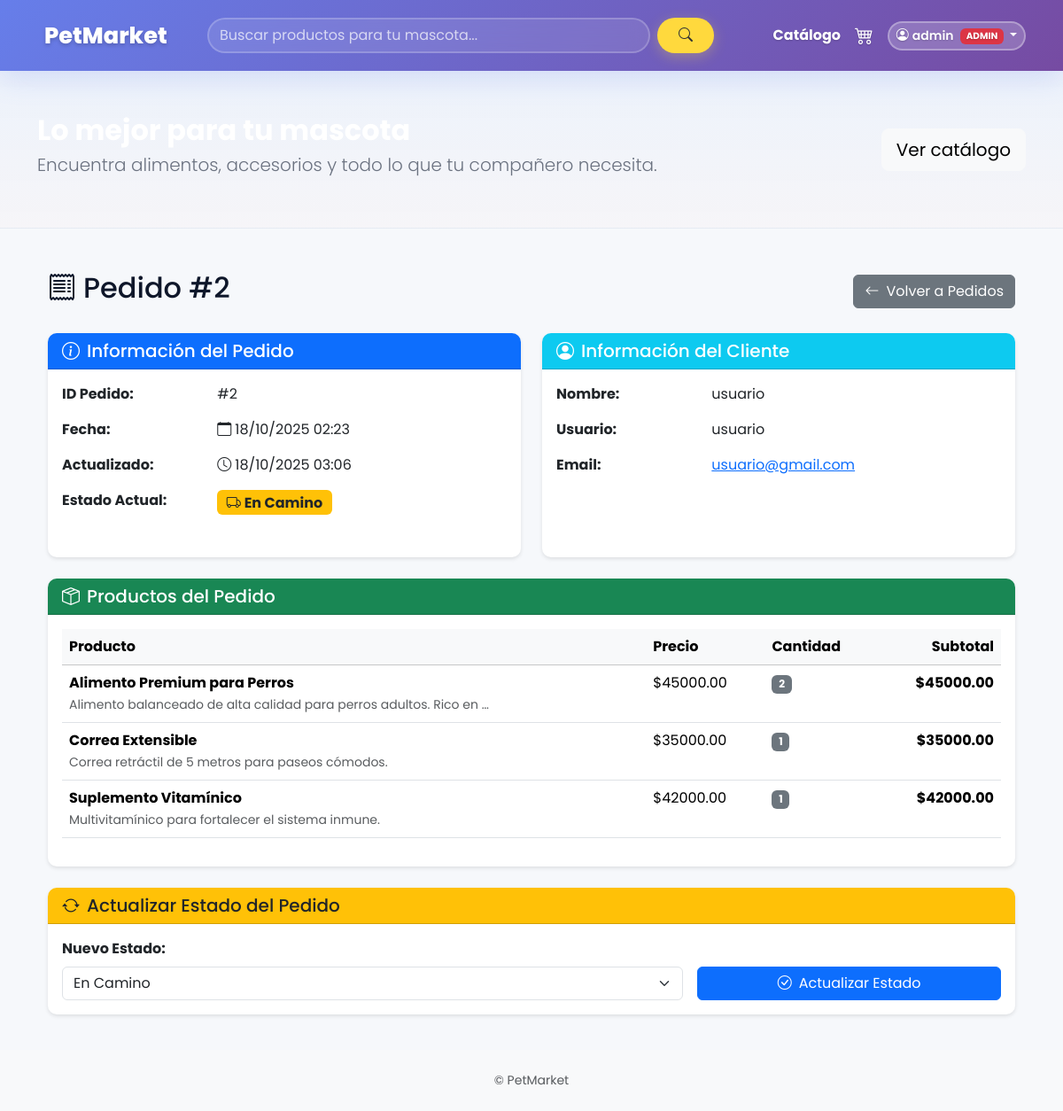
/empleados/pedido/2/ (signed in), run on the app's committed database.
### accounts/models.py (models this page shows)
class CustomUser(AbstractUser):
    ROLE_CHOICES = (
        ('admin', 'Administrador'),
        ('empleado', 'Empleado'),
        ('cliente', 'Cliente'),
    )
    role = models.CharField(max_length=20, choices=ROLE_CHOICES, default='cliente')

### pedidos/models.py (models this page shows, shortened)
class Pedido(models.Model):
	ESTADO_CHOICES = [
		("sin_entregar", "Sin entregar"),
		("en_camino", "En camino"),
		("entregado", "Entregado"),
	]
	user = models.ForeignKey(settings.AUTH_USER_MODEL, on_delete=models.CASCADE, related_name="pedidos")
	productos = models.ManyToManyField(Producto, through="PedidoItem")
	estado = models.CharField(max_length=20, choices=ESTADO_CHOICES, default="sin_entregar")
	creado_por_empleado = models.BooleanField(default=False)
	creado_en = models.DateTimeField(auto_now_add=True)
	actualizado_en = models.DateTimeField(auto_now=True)

class PedidoItem(models.Model):
	pedido = models.ForeignKey(Pedido, on_delete=models.CASCADE, related_name="items")
	producto = models.ForeignKey(Producto, on_delete=models.CASCADE)
	cantidad = models.PositiveIntegerField(default=1)

### productos/models.py (models this page shows, shortened)
class Producto(models.Model):
    nombre = models.CharField(max_length=100)
    descripcion = models.TextField()
    precio = models.DecimalField(max_digits=10, decimal_places=2)
    stock = models.PositiveIntegerField()
    image = models.ImageField(upload_to='productos/', null=True, blank=True)
    categoria = models.ForeignKey(Categoria, null=True, blank=True, on_delete=models.SET_NULL)

### empleados/views.py (the view)
# urls.py: path('pedido/<int:pk>/', pedido_detail, name='pedido_detail'),
@login_required
def pedido_detail(request, pk):
    role = getattr(request.user, 'role', None)
    if not (request.user.is_superuser or role in ['empleado', 'admin']):
        return HttpResponseForbidden("No autorizado")
    pedido = get_object_or_404(
        Pedido.objects.select_related('user').prefetch_related('items__producto'),
        pk=pk
    )
    return render(request, 'empleados/pedido_detail.html', {'pedido': pedido})

### petmarket/context_processors.py (called while the page is built)
def cart_count(request):
    cart = request.session.get('cart', {})
    count = sum(cart.values()) if isinstance(cart, dict) else 0
    return {'cart_count': count}

### templates/empleados/pedido_detail.html (shortened to what this page needs)
{% extends "base.html" %}
{% load static %}
{% block content %}
<div class="container mt-4">
    <div class="row">
        <div class="col-12">
            <div class="d-flex justify-content-between align-items-center mb-4">
                <h2><i class="bi bi-receipt me-2"></i>Pedido #{{ pedido.id }}</h2>
                <a href="{% url 'empleados:pedidos_list' %}" class="btn btn-secondary">
                    <i class="bi bi-arrow-left me-2"></i>Volver a Pedidos
                </a>
            </div>
            <div class="row">
                <div class="col-md-6 mb-4">
                    <div class="card h-100">
                        <div class="card-header bg-primary text-white">
                            <h5 class="mb-0"><i class="bi bi-info-circle me-2"></i>Información del Pedido</h5>
                        </div>
                        <div class="card-body">
                            <div class="row mb-3">
                                <div class="col-sm-4"><strong>ID Pedido:</strong></div>
                                <div class="col-sm-8">#{{ pedido.id }}</div>
                            </div>
                            <div class="row mb-3">
                                <div class="col-sm-4"><strong>Fecha:</strong></div>
                                <div class="col-sm-8">
                                    <i class="bi bi-calendar me-1"></i>{{ pedido.creado_en|date:"d/m/Y H:i" }}
                                </div>
                            </div>
                            <div class="row mb-3">
                                <div class="col-sm-4"><strong>Actualizado:</strong></div>
                                <div class="col-sm-8">
                                    <i class="bi bi-clock me-1"></i>{{ pedido.actualizado_en|date:"d/m/Y H:i" }}
                                </div>
                            </div>
                            <div class="row mb-3">
                                <div class="col-sm-4"><strong>Estado Actual:</strong></div>
                                <div class="col-sm-8">
                                    {% if pedido.estado == 'sin_entregar' %}
                                    <span class="badge bg-danger fs-6">
                                        <i class="bi bi-exclamation-circle me-1"></i>Sin Entregar
                                    </span>
                                    {% elif pedido.estado == 'en_camino' %}
                                    <span class="badge bg-warning text-dark fs-6">
                                        <i class="bi bi-truck me-1"></i>En Camino
                                    </span>
                                    {% else %}
                                    <span class="badge bg-success fs-6">
                                        <i class="bi bi-check-circle me-1"></i>Entregado
                                    </span>
                                    {% endif %}
                                </div>
                            </div>
                        </div>
                    </div>
                </div>
                <div class="col-md-6 mb-4">
                    <div class="card h-100">
                        <div class="card-header bg-info text-white">
                            <h5 class="mb-0"><i class="bi bi-person-circle me-2"></i>Información del Cliente</h5>
                        </div>
                        <div class="card-body">
                            <div class="row mb-3">
                                <div class="col-sm-4"><strong>Nombre:</strong></div>
                                <div class="col-sm-8">{{ pedido.user.get_full_name|default:pedido.user.username }}</div>
                            </div>
                            <div class="row mb-3">
                                <div class="col-sm-4"><strong>Usuario:</strong></div>
                                <div class="col-sm-8">{{ pedido.user.username }}</div>
                            </div>
                            <div class="row mb-3">
                                <div class="col-sm-4"><strong>Email:</strong></div>
                                <div class="col-sm-8">
                                    <a href="mailto:{{ pedido.user.email }}">{{ pedido.user.email }}</a>
                                </div>
                            </div>
                        </div>
                    </div>
                </div>
            </div>
            <div class="card mb-4">
                <div class="card-header bg-success text-white">
                    <h5 class="mb-0"><i class="bi bi-box-seam me-2"></i>Productos del Pedido</h5>
                </div>
                <div class="card-body">
                    <div class="table-responsive">
                        <table class="table table-hover">
                            <thead class="table-light">
                                <tr>
                                    <th>Producto</th>
                                    <th>Precio</th>
                                    <th>Cantidad</th>
                                    <th class="text-end">Subtotal</th>
                                </tr>
                            </thead>
                            <tbody>
                                {% for item in pedido.items.all %}
                                <tr>
                                    <td>
                                        <strong>{{ item.producto.nombre }}</strong>
                                        {% if item.producto.descripcion %}
                                        <br><small class="text-muted">{{ item.producto.descripcion|truncatewords:10 }}</small>
                                        {% endif %}
                                    </td>
                                    <td>${{ item.producto.precio }}</td>
                                    <td>
                                        <span class="badge bg-secondary">{{ item.cantidad }}</span>
                                    </td>
                                    <td class="text-end">
                                        <strong>${{ item.producto.precio|floatformat:2 }}</strong>
                                    </td>
                                </tr>
                                {% empty %}
                                <tr>
                                    <td colspan="4" class="text-center text-muted">No hay productos en este pedido</td>
                                </tr>
                                {% endfor %}
                            </tbody>
                        </table>
                    </div>
                </div>
            </div>
            <div class="card">
                <div class="card-header bg-warning">
                    <h5 class="mb-0"><i class="bi bi-arrow-repeat me-2"></i>Actualizar Estado del Pedido</h5>
                </div>
                <div class="card-body">
                    <form method="post" action="{% url 'empleados:pedido_update_status' pedido.id %}" class="row g-3 align-items-end">
                        <div class="col-md-8">
                            <label class="form-label"><strong>Nuevo Estado:</strong></label>
                            <select name="estado" class="form-select" required>
                                <option value="en_camino" {% if pedido.estado == 'en_camino' %}selected{% endif %}>
                                    En Camino
                                </option>
                            </select>
                        </div>
                        <div class="col-md-4">
                            <button type="submit" class="btn btn-primary w-100">
                                <i class="bi bi-check-circle me-2"></i>Actualizar Estado
                            </button>
                        </div>
                    </form>
                </div>
            </div>
        </div>
    </div>
</div>
{% endblock %}

### templates/base.html (shortened to what this page needs)
{% load static %}
<!doctype html>
<html lang="es">
  <head>
  <link href="https://cdn.jsdelivr.net/npm/bootstrap@5.3.2/dist/css/bootstrap.min.css" rel="stylesheet">
  <link rel="stylesheet" href="https://cdn.jsdelivr.net/npm/bootstrap-icons@1.11.3/font/bootstrap-icons.css">
    <link rel="stylesheet" href="{% static 'css/site.css' %}">
  </head>
  <body style="font-family: 'Poppins', system-ui, -apple-system, 'Segoe UI', Roboto, 'Helvetica Neue', Arial;">
    <nav class="navbar navbar-expand-lg navbar-dark py-3" style="background: linear-gradient(135deg, #667eea 0%, #764ba2 100%); box-shadow: 0 8px 32px rgba(102, 126, 234, 0.2);">
      <div class="container">
        <a class="navbar-brand d-flex align-items-center" href="/" style="text-decoration:none;">
          <div class="petmarket-logo-text">
            <span style="font-weight:800; color:white; font-size:1.6rem; text-shadow: 0 2px 4px rgba(0,0,0,0.2);">PetMarket</span>
          </div>
        </a>
        <div class="collapse navbar-collapse" id="mainNav">
          <div class="mx-auto my-2 my-lg-0" style="width:60%">
            <form class="d-flex" method="get" action="/productos/">
              <input class="form-control me-2" type="search" placeholder="Buscar productos para tu mascota..." aria-label="Buscar" name="q" value="{{ request.GET.q }}" style="border-radius: 25px; border: 2px solid rgba(255,255,255,0.2); background: rgba(255,255,255,0.1); color: white; backdrop-filter: blur(10px);" onFocus="this.style.background='rgba(255,255,255,0.2)'" onBlur="this.style.background='rgba(255,255,255,0.1)'">
              <button class="btn btn-warning" type="submit" style="border-radius: 25px; padding: 0.5rem 1.5rem; font-weight: 600; background: #ffd93d; border: none; color: #333; box-shadow: 0 4px 15px rgba(255, 217, 61, 0.3);">
                <i class="bi bi-search"></i>
              </button>
            </form>
          </div>
          <ul class="navbar-nav ms-auto align-items-center">
            <li class="nav-item"><a class="nav-link text-white fw-bold" href="/productos/" style="text-shadow: 0 1px 2px rgba(0,0,0,0.2); transition: all 0.3s ease;" onMouseOver="this.style.color='#ffd93d'" onMouseOut="this.style.color='white'">Catálogo</a></li>
            <li class="nav-item">
              <a class="nav-link position-relative text-white" href="/carrito/" style="font-size: 1.3rem; text-shadow: 0 1px 2px rgba(0,0,0,0.2); transition: all 0.3s ease;" onMouseOver="this.style.color='#ffd93d'" onMouseOut="this.style.color='white'">
                <i class="bi bi-cart4"></i>
              </a>
            </li>
            <li class="nav-item ms-2">
              {% if request.user.is_authenticated %}
                <div class="dropdown">
                  <a class="btn btn-sm dropdown-toggle" href="#" role="button" data-bs-toggle="dropdown" style="background: rgba(255,255,255,0.2); color: white; border: 2px solid rgba(255,255,255,0.3); border-radius: 25px; backdrop-filter: blur(10px); font-weight: 600; text-shadow: 0 1px 2px rgba(0,0,0,0.2);">
                    <i class="bi bi-person-circle me-1"></i>{{ request.user.username }}
                    {% if request.user.is_superuser or request.user.role == 'admin' %}
                      <span class="badge bg-danger ms-1" style="font-size: 0.65rem;">ADMIN</span>
                    {% elif request.user.role == 'empleado' %}
                      <span class="badge bg-info ms-1" style="font-size: 0.65rem;">EMPLEADO</span>
                    {% endif %}
                  </a>
                </div>
              {% endif %}
            </li>
          </ul>
        </div>
      </div>
    </nav>
    {% if request.resolver_match.url_name != 'index' %}
    <header class="site-hero-compact py-5 text-white">
      <div class="container">
        <div class="row align-items-center">
          <div class="col-md-8">
            <h2 class="fw-bold mb-1">Lo mejor para tu mascota</h2>
            <p class="lead mb-2">Encuentra alimentos, accesorios y todo lo que tu compañero necesita.</p>
          </div>
          <div class="col-md-4 text-md-end">
            <a href="/productos/" class="btn btn-light btn-lg">Ver catálogo</a>
          </div>
        </div>
      </div>
    </header>
    {% endif %}
    <main class="py-4">
      <div class="container">
        {% block content %}{% endblock %}
      </div>
    </main>
    <footer class="text-muted py-4 bg-light">
      <div class="container text-center small">© PetMarket</div>
    </footer>
  </body>
 </html>

### static/css/site.css (style rules this page uses)
:root { --primary: #0d6efd; --accent: #ff6b6b; --muted: #6b7280; }
body { background: #f6f8fb; color: #0f172a }
.navbar-brand { font-weight: 800; color: var(--primary) !important }
.card { border: 0; border-radius: 12px; }
.btn-primary { background: var(--primary); border-color: var(--primary); }
.site-hero-compact { padding: 2.5rem 0; text-align: left; background: linear-gradient(180deg, rgba(13,110,253,0.04), rgba(255,107,107,0.02)); border-bottom: 1px solid rgba(0,0,0,0.03); }
.site-hero-compact h2 { font-weight:800 }
.site-hero-compact p { color:var(--muted) }
html { scroll-behavior: smooth; }
.navbar { transition: all 0.3s ease; }
.navbar .form-control::placeholder { color: rgba(255, 255, 255, 0.7) !important; }
.petmarket-logo-text { display: flex; align-items: center; transition: all 0.3s ease; }

### templates/empleados/pedido_detail.html (style rules this page uses)
.card { border-radius: 10px; box-shadow: 0 2px 4px rgba(0,0,0,0.1); margin-bottom: 1rem; }
.card-header { border-radius: 10px 10px 0 0 !important; }

### templates/base.html (style rules this page uses)
.badge { animation: pulse 2s infinite; }

### data on the page
CustomUser: user.username "admin"
Pedido: id "2", creado_en "18/10/2025 02:23", actualizado_en "18/10/2025 03:06", user.get_full_name "usuario", user.username "usuario", user.email "usuario@gmail.com", estado "En Camino"
PedidoItem: producto.nombre "Alimento Premium para Perros", producto.descripcion "Alimento balanceado de alta calidad para perros adultos. Rico en …", producto.precio "45000.00", cantidad "2"
PedidoItem: producto.nombre "Correa Extensible", producto.descripcion "Correa retráctil de 5 metros para paseos cómodos.", producto.precio "35000.00", cantidad "1"
PedidoItem: producto.nombre "Suplemento Vitamínico", producto.descripcion "Multivitamínico para fortalecer el sistema inmune.", producto.precio "42000.00", cantidad "1"
